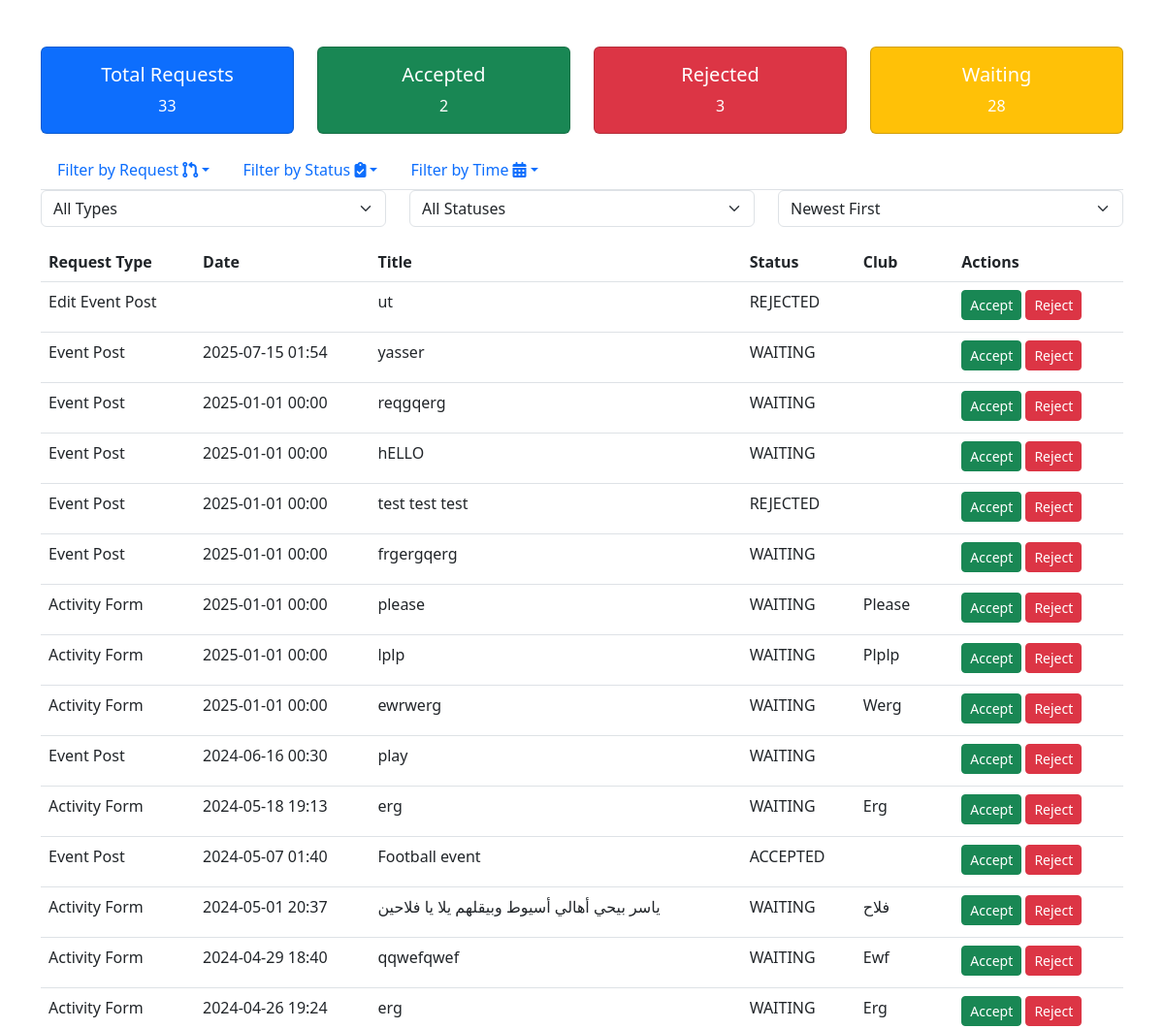
Page /requests/ (upper part) on the earlier database version.
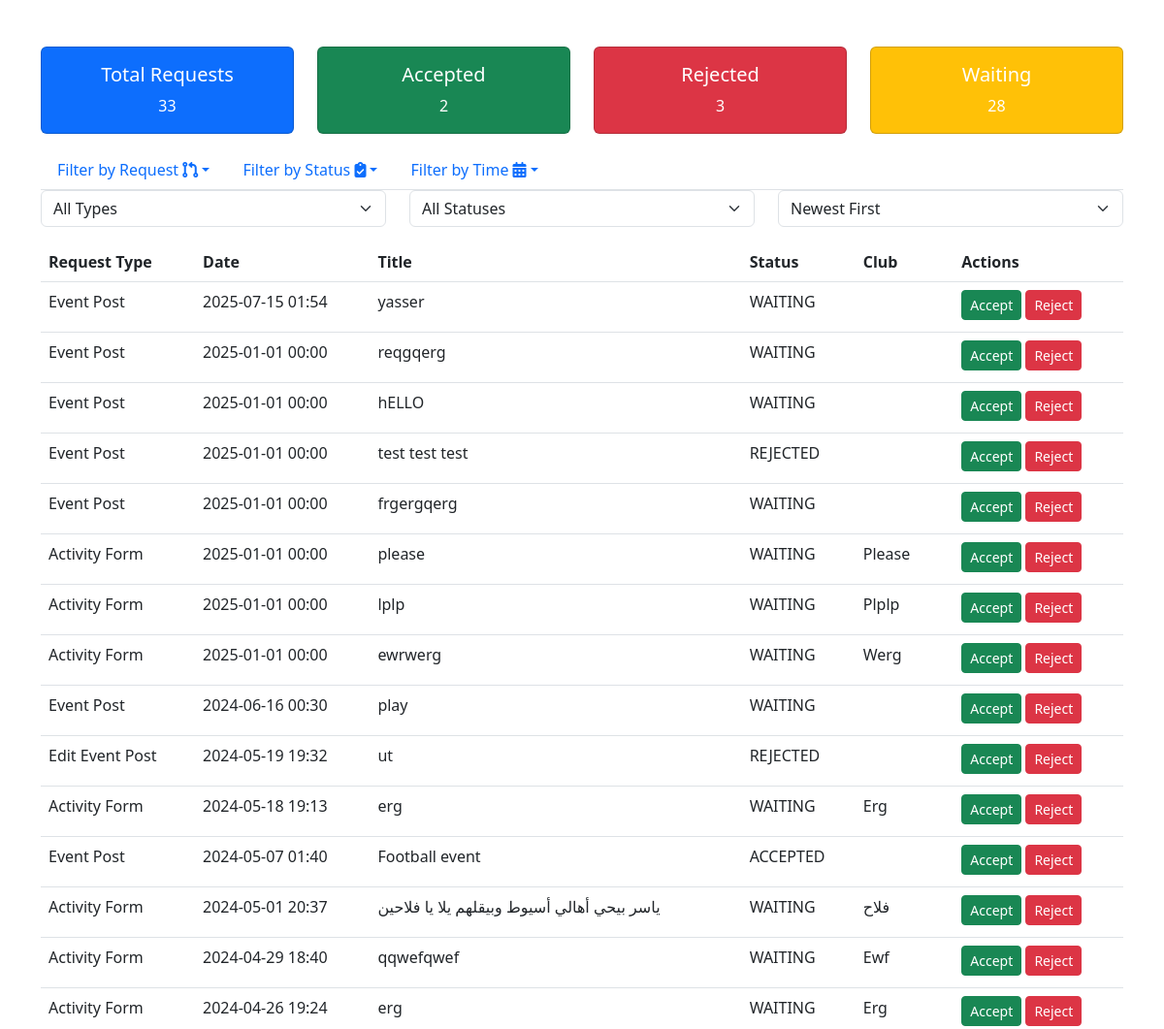
Same page on the later database version.
### club_pages/models.py (models this page shows, shortened)
class EventEdit(models.Model):
    title = models.CharField(max_length=255, blank=True, null=True)
    club = models.ForeignKey(
        Club, on_delete=models.CASCADE,
        null=True,
        blank=True,
    )
    event_image = models.ImageField(upload_to="event_images", default="club-pic.jpeg", blank=True, null=True)
    date = models.DateTimeField(blank=True, null=True)
    location = models.CharField(max_length=40, blank=True, null=True)
    first_name = models.CharField(max_length=20, blank=True, null=True)
    last_name = models.CharField(max_length=20, blank=True, null=True)
    description = models.CharField(max_length=200, validators=[validate_length], blank=True, null=True)
    body = RichTextField(blank=True, null=True)
    rule = RichTextField(blank=True, null=True)
    faq = RichTextField(blank=True, null=True)
    author = models.ForeignKey(
        settings.AUTH_USER_MODEL,
        on_delete=models.CASCADE,
        null=True,
        blank=True,
    )
    class StatusChoices(models.TextChoices):
        waiting = "WAITING", "waiting"
        accepted = "ACCEPTED", "accepted"
        rejected = "REJECTED", "rejected"
    status = models.CharField(max_length=50, choices=StatusChoices.choices, default = StatusChoices.waiting)
    def get_request_type_display(self):
        return "Edit Event Post"

class Event(models.Model):
    title = models.CharField(max_length=255)
    club = models.ForeignKey(
        Club, on_delete=models.CASCADE,
        null=True,
        blank=True,
    )
    event_image = models.ImageField(upload_to="event_images", default="club-pic.jpeg", blank=True)
    date = models.DateTimeField(null=True)
    location = models.CharField(max_length=40)
    first_name = models.CharField(max_length=20)
    last_name = models.CharField(max_length=20)
    description = models.CharField(null=True, max_length=200, validators=[validate_length])
    body = RichTextField()
    rule = RichTextField(null=True)
    faq = RichTextField(null=True)
    author = models.ForeignKey(
        settings.AUTH_USER_MODEL,
        on_delete=models.CASCADE,
        null=True,
        blank=True,
    )
    class StatusChoices(models.TextChoices):
        waiting = "WAITING", "waiting"
        accepted = "ACCEPTED", "accepted"
        rejected = "REJECTED", "rejected"
    status = models.CharField(max_length=50, choices=StatusChoices.choices, default = StatusChoices.waiting)
    def get_request_type_display(self):
        return "Event Post"

class ActivityForm(models.Model):
    title = models.CharField(max_length=255)
    club = models.CharField(max_length=70)
    date = models.DateTimeField(null=True)
    location = models.CharField(max_length=30)
    first_name = models.CharField(max_length=15)
    last_name = models.CharField(max_length=15)
    event_content = models.TextField()
    speakers = models.TextField()
    place = models.CharField(max_length=70)
    special_services = models.TextField()
    other_reqests = models.TextField()
    class StatusChoices(models.TextChoices):
        waiting = "WAITING", "waiting"
        accepted = "ACCEPTED", "accepted"
        rejected = "REJECTED", "rejected"
    status = models.CharField(max_length=50, choices=StatusChoices.choices, default = StatusChoices.waiting)
    def get_request_type_display(self):
        return "Activity Form"

### club_pages/views.py (the view)
# urls.py: path("requests/", AdminRequestTemplateView.as_view(), name="requests"),
class AdminRequestTemplateView(TemplateView):
    template_name = "admin_request.html"
    def get_context_data(self, **kwargs):
        context = super().get_context_data(**kwargs)
        context['events'] = Event.objects.all()
        context['edit_event_post'] = EventEdit.objects.all()
        context['activity_form'] = ActivityForm.objects.all()
        context['total_requests'] = ActivityForm.objects.all().count() + Event.objects.all().count() + EventEdit.objects.all().count()
        accepted_events = Event.objects.filter(status=Event.StatusChoices.accepted).count()
        accepted_activity_form = ActivityForm.objects.filter(status=ActivityForm.StatusChoices.accepted).count()
        accepted_events_edit= EventEdit.objects.filter(status=EventEdit.StatusChoices.accepted).count()
        context['accepted'] = accepted_events + accepted_activity_form + accepted_events_edit
        rejected_events = Event.objects.filter(status=Event.StatusChoices.rejected).count()
        rejected_activity_form = ActivityForm.objects.filter(status=ActivityForm.StatusChoices.rejected).count()
        rejected_events_edit = EventEdit.objects.filter(status=EventEdit.StatusChoices.rejected).count()
        context['rejected'] = rejected_events + rejected_activity_form + rejected_events_edit
        waiting_events = Event.objects.filter(status=Event.StatusChoices.waiting).count()
        waiting_activity_form = ActivityForm.objects.filter(status=ActivityForm.StatusChoices.waiting).count()
        waiting_events_edit = EventEdit.objects.filter(status=EventEdit.StatusChoices.waiting).count()
        context['waiting'] = waiting_events + waiting_activity_form + waiting_events_edit
        events = Event.objects.all()
        activity_forms = ActivityForm.objects.all()
        edit_event_posts = EventEdit.objects.all()
        request_type = self.request.GET.get('type', '')
        status_filter = self.request.GET.get('status', '')
        sort_order = self.request.GET.get('order', 'new')
        events = Event.objects.filter(status__icontains=status_filter) if status_filter else Event.objects.all()
        activity_forms = ActivityForm.objects.filter(status__icontains=status_filter) if status_filter else ActivityForm.objects.all()
        edit_event_posts = EventEdit.objects.filter(status__icontains=status_filter) if status_filter else EventEdit.objects.all()
        if request_type == 'event':
            activity_forms = activity_forms.none()
            edit_event_posts = edit_event_posts.none()
        elif request_type == 'activity':
            events = events.none()
            edit_event_posts = edit_event_posts.none()
        elif request_type == 'edit':
            events = events.none()
            activity_forms = activity_forms.none()
        all_requests = list(events) + list(activity_forms) + list(edit_event_posts)
        if sort_order == 'oldest':
            all_requests.sort(key=lambda x: x.date if x.date else timezone.now())
        else:
            all_requests.sort(key=lambda x: x.date if x.date else timezone.now(), reverse=True)
        context['all_requests'] = all_requests
        return context

### templates/admin_request.html (shortened to what this page needs)
<!DOCTYPE html>
<html lang="en">
<head>
  <link href="https://cdn.jsdelivr.net/npm/bootstrap@5.3.0-alpha1/dist/css/bootstrap.min.css" rel="stylesheet">
  <link rel="stylesheet" href="https://cdnjs.cloudflare.com/ajax/libs/font-awesome/6.5.1/css/all.min.css"
 />
</head>
<body>
  <div class="container mt-5">
    <div class="row text-center">
      <div class="col-md-3 mb-3">
        <div class="card bg-primary text-white">
          <div class="card-body">
            <h5 class="card-title">Total Requests</h5>
            <p class="card-text" id="totalRequests">{{total_requests}}</p>
          </div>
        </div>
      </div>
      <div class="col-md-3 mb-3">
        <div class="card bg-success text-white">
          <div class="card-body">
            <h5 class="card-title">Accepted</h5>
            <p class="card-text" id="acceptedRequests">{{accepted}}</p>
          </div>
        </div>
      </div>
      <div class="col-md-3 mb-3">
        <div class="card bg-danger text-white">
          <div class="card-body">
            <h5 class="card-title">Rejected</h5>
            <p class="card-text" id="rejectedRequests">{{rejected}}</p>
          </div>
        </div>
      </div>
      <div class="col-md-3 mb-3">
        <div class="card bg-warning text-white">
          <div class="card-body">
            <h5 class="card-title">Waiting</h5>
            <p class="card-text" id="waitingRequests">{{waiting}}</p>
          </div>
        </div>
      </div>
    </div>
<ul class="nav nav-tabs">
  <li class="nav-item dropdown">
      <a class="nav-link dropdown-toggle" data-bs-toggle="dropdown" href="#" role="button" aria-expanded="false"
        id="filterByRequestTime">Filter by Request <i class="fa-solid fa-code-pull-request"></i></a>
  </li>
  <li class="nav-item dropdown">
      <a class="nav-link dropdown-toggle" data-bs-toggle="dropdown" href="#" role="button" aria-expanded="false"
        id="filterByStatus">Filter by Status <i class="fas fa-clipboard-check"></i></a>
  </li>
  <li class="nav-item dropdown">
      <a class="nav-link dropdown-toggle" data-bs-toggle="dropdown" href="#" role="button" aria-expanded="false"
        id="filterByDate">Filter by Time <i class="fas fa-calendar-alt"></i></a>
  </li>
</ul>
    <form action="{% url 'requests' %}" method="get" class="mb-3">
      <div class="row">
        <div class="col">
          <select name="type" class="form-select" onchange="this.form.submit()">
            <option value="">All Types</option>
          </select>
        </div>
        <div class="col">
          <select name="status" class="form-select" onchange="this.form.submit()">
            <option value="">All Statuses</option>
          </select>
        </div>
        <div class="col">
          <select name="order" class="form-select" onchange="this.form.submit()">
            <option value="newest">Newest First</option>
          </select>
        </div>
      </div>
    </form>
    <div class="table-responsive">
      <table class="table table-hover">
        <thead>
          <tr>
            <th>Request Type</th>
            <th>Date</th>
            <th>Title</th>
            <th>Status</th>
            <th>Club</th>
            <th>Actions</th>
          </tr>
        </thead>
        <tbody>
          {% for request in all_requests %}
          <tr class="clickable-row">
            <td><a href="#">{{ request.get_request_type_display }}</a></td>
            <td><a href="#">{{ request.date|date:"Y-m-d H:i" }}</a></td>
            <td><a href="#">{{ request.title }}</a></td>
            <td><a href="#">{{ request.status }}</a></td>
            <td><a href="#">{{ request.club.title}}</a></td>
            <td>
              <button class="btn btn-success btn-sm mb-1" data-bs-toggle="modal" data-bs-target="#confirmationModal"
                onclick="setActionType('accept')">Accept</button>
              <button class="btn btn-danger btn-sm mb-1" data-bs-toggle="modal" data-bs-target="#confirmationModal"
                onclick="setActionType('reject')">Reject</button>
            </td>
          </tr>
          {% endfor %}
        </tbody>
      </table>
    </div>
  </div>
</body>
</html>

Differences in the rows shown:
changed EventEdit "Edit Event Post": date (not shown) → "2024-05-19 19:32"; moves down the list
